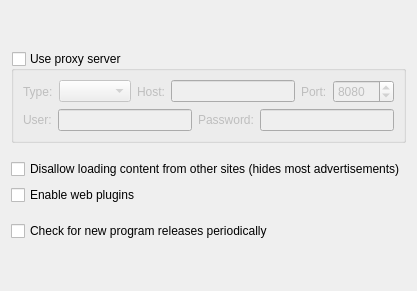
     <widget class="QWidget" name="tab_3">
      <attribute name="icon">
       <iconset resource="resources.qrc">
        <normaloff>:/icons/network.png</normaloff>:/icons/network.png</iconset>
      </attribute>
      <attribute name="title">
       <string>&amp;Network</string>
      </attribute>
      <layout class="QVBoxLayout" name="verticalLayout_9">
       <item>
        <spacer name="verticalSpacer_5">
         <property name="orientation">
          <enum>Qt::Vertical</enum>
         </property>
         <property name="sizeHint" stdset="0">
          <size>
           <width>20</width>
           <height>40</height>
          </size>
         </property>
        </spacer>
       </item>
       <item>
        <widget class="QGroupBox" name="useProxyServer">
         <property name="toolTip">
          <string>Enable if you wish to use a proxy server
for all program's network requests.</string>
         </property>
         <property name="title">
          <string>Use proxy server</string>
         </property>
         <property name="checkable">
          <bool>true</bool>
         </property>
         <property name="checked">
          <bool>false</bool>
         </property>
         <layout class="QVBoxLayout" name="verticalLayout_6">
          <item>
           <layout class="QHBoxLayout" name="horizontalLayout_3">
            <item>
             <widget class="QLabel" name="label">
              <property name="text">
               <string>Type:</string>
              </property>
             </widget>
            </item>
            <item>
             <widget class="QComboBox" name="proxyType"/>
            </item>
            <item>
             <widget class="QLabel" name="label_3">
              <property name="text">
               <string>Host:</string>
              </property>
             </widget>
            </item>
            <item>
             <widget class="QLineEdit" name="proxyHost"/>
            </item>
            <item>
             <widget class="QLabel" name="label_2">
              <property name="text">
               <string>Port:</string>
              </property>
             </widget>
            </item>
            <item>
             <widget class="QSpinBox" name="proxyPort">
              <property name="maximum">
               <number>65535</number>
              </property>
              <property name="value">
               <number>8080</number>
              </property>
             </widget>
            </item>
           </layout>
          </item>
          <item>
           <layout class="QHBoxLayout" name="horizontalLayout_2">
            <item>
             <widget class="QLabel" name="label_4">
              <property name="text">
               <string>User:</string>
              </property>
             </widget>
            </item>
            <item>
             <widget class="QLineEdit" name="proxyUser"/>
            </item>
            <item>
             <widget class="QLabel" name="label_5">
              <property name="text">
               <string>Password:</string>
              </property>
             </widget>
            </item>
            <item>
             <widget class="QLineEdit" name="proxyPassword">
              <property name="echoMode">
               <enum>QLineEdit::Password</enum>
              </property>
             </widget>
            </item>
           </layout>
          </item>
         </layout>
        </widget>
       </item>
       <item>
        <spacer name="verticalSpacer_14">
         <property name="orientation">
          <enum>Qt::Vertical</enum>
         </property>
         <property name="sizeType">
          <enum>QSizePolicy::Fixed</enum>
         </property>
         <property name="sizeHint" stdset="0">
          <size>
           <width>20</width>
           <height>10</height>
          </size>
         </property>
        </spacer>
       </item>
       <item>
        <widget class="QCheckBox" name="disallowContentFromOtherSites">
         <property name="toolTip">
          <string>Enabling this would make GoldenDict block most advertisements
by disallowing content (images, frames) not originating from the site
you are browsing. If some site breaks because of this, try disabling this.</string>
         </property>
         <property name="text">
          <string>Disallow loading content from other sites (hides most advertisements)</string>
         </property>
        </widget>
       </item>
       <item>
        <widget class="QCheckBox" name="enableWebPlugins">
         <property name="toolTip">
          <string>Enabling this would allow to listen to sound pronunciations from
online dictionaries that rely on Flash or other web plugins.
Plugin must be installed for this option to work.</string>
         </property>
         <property name="text">
          <string>Enable web plugins</string>
         </property>
        </widget>
       </item>
       <item>
        <spacer name="verticalSpacer_10">
         <property name="orientation">
          <enum>Qt::Vertical</enum>
         </property>
         <property name="sizeType">
          <enum>QSizePolicy::Fixed</enum>
         </property>
         <property name="sizeHint" stdset="0">
          <size>
           <width>20</width>
           <height>10</height>
          </size>
         </property>
        </spacer>
       </item>
       <item>
        <widget class="QCheckBox" name="checkForNewReleases">
         <property name="toolTip">
          <string>When this is enabled, the program periodically
checks if a new, updated version of GoldenDict
is available for download. If it is so, the program
informs the user about it and prompts to open a
download page.</string>
         </property>
         <property name="text">
          <string>Check for new program releases periodically</string>
         </property>
        </widget>
       </item>
       <item>
        <spacer name="verticalSpacer_3">
         <property name="orientation">
          <enum>Qt::Vertical</enum>
         </property>
         <property name="sizeHint" stdset="0">
          <size>
           <width>20</width>
           <height>39</height>
          </size>
         </property>
        </spacer>
       </item>
      </layout>
     </widget>
